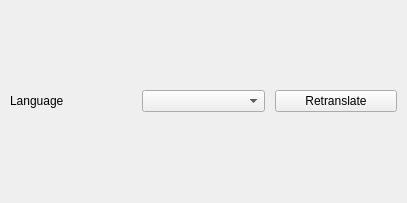
<?xml version="1.0" encoding="UTF-8"?>
<ui version="4.0">
 <class>container_ui</class>
 <widget class="QWidget" name="container_ui">
  <property name="geometry">
   <rect>
    <x>0</x>
    <y>0</y>
    <width>407</width>
    <height>203</height>
   </rect>
  </property>
  <layout class="QGridLayout" name="central_layout">
   <property name="sizeConstraint">
    <enum>QLayout::SetDefaultConstraint</enum>
   </property>
   <property name="margin">
    <number>10</number>
   </property>
   <property name="spacing">
    <number>10</number>
   </property>
   <item row="1" column="0">
    <widget class="QLabel" name="choose_lng_label">
     <property name="text">
      <string>Language</string>
     </property>
    </widget>
   </item>
   <item row="1" column="1">
    <widget class="QComboBox" name="languages_combo">
     <property name="enabled">
      <bool>true</bool>
     </property>
    </widget>
   </item>
   <item row="1" column="2">
    <widget class="QPushButton" name="retranslate_button">
     <property name="text">
      <string>Retranslate</string>
     </property>
    </widget>
   </item>
  </layout>
 </widget>
 <layoutdefault spacing="10" margin="11"/>
 <resources/>
 <connections/>
</ui>
